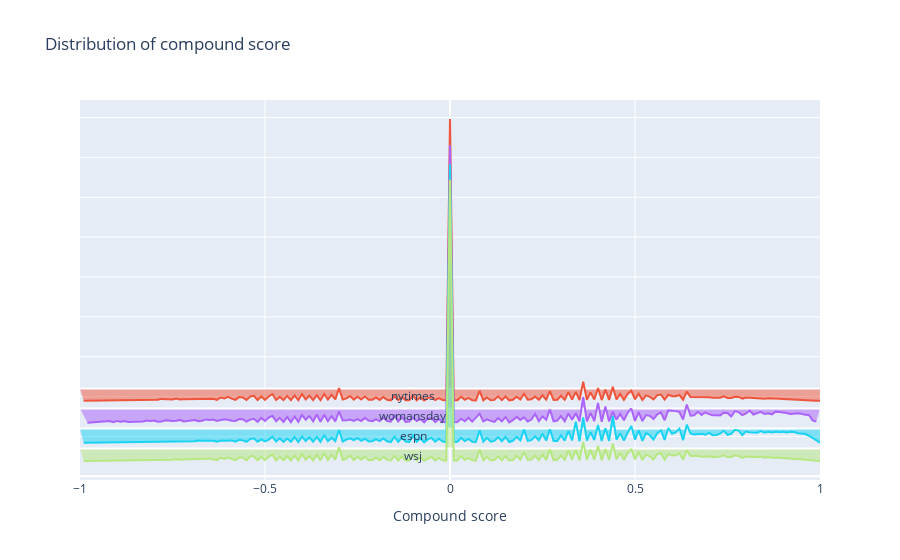

The code cell stored with this chart in its notebook:
### Code cell
media_list = ['nytimes', 'womansday', 'espn', 'wsj']

import plotly.graph_objects as go
fig = go.Figure()
for index, year in enumerate(media_list):
    fig.add_trace(go.Scatter(
                            x=[-1, 1], y=np.full(5, len(media_list)-index)+0.4,
                            mode='lines',
                            line_color='white'))
    
    fig.add_trace(go.Scatter(
                            x=array_dict[f'x_{year}'],
                            y=array_dict[f'y_{year}'] + (len(media_list)-index) ,
                            fill='tonexty',
                            name=f'{year}'))
    
    # plotly.graph_objects' way of adding text to a figure
    fig.add_annotation(
                        x=-0.1,
                        y=len(media_list)-index,
                        text=f'{year}',
                        showarrow=False,
                        yshift=1)

# here you can modify the figure and the legend titles
fig.update_layout(
                title='Distribution of compound score',
                showlegend=False,
                xaxis=dict(title='Compound score'),
                yaxis=dict(showticklabels=False) # that way you hide the y axis ticks labels
                )

fig.show()
fig.write_html("images/polarity_distribution.html")

### Figure 1 — Plotly figure (JSON) as saved in the notebook; plotly's stock layout.template omitted (floating-point values rounded to 4 significant figures; data arrays with more than 128 entries replaced by an {"elided": "..."} marker saying what was removed)
{"data": [{"line": {"color": "white"}, "mode": "lines", "type": "scatter", "x": [-1, 1], "y": [4.4, 4.4, 4.4, 4.4, 4.4]}, {"fill": "tonexty", "name": "nytimes", "type": "scatter", "x": {"elided": "200 float values"}, "y": {"elided": "200 float values"}}, {"line": {"color": "white"}, "mode": "lines", "type": "scatter", "x": [-1, 1], "y": [3.4, 3.4, 3.4, 3.4, 3.4]}, {"fill": "tonexty", "name": "womansday", "type": "scatter", "x": {"elided": "196 float values"}, "y": {"elided": "196 float values"}}, {"line": {"color": "white"}, "mode": "lines", "type": "scatter", "x": [-1, 1], "y": [2.4, 2.4, 2.4, 2.4, 2.4]}, {"fill": "tonexty", "name": "espn", "type": "scatter", "x": {"elided": "200 float values"}, "y": {"elided": "200 float values"}}, {"line": {"color": "white"}, "mode": "lines", "type": "scatter", "x": [-1, 1], "y": [1.4, 1.4, 1.4, 1.4, 1.4]}, {"fill": "tonexty", "name": "wsj", "type": "scatter", "x": {"elided": "200 float values"}, "y": {"elided": "200 float values"}}], "layout": {"annotations": [{"showarrow": false, "text": "nytimes", "x": -0.1, "y": 4, "yshift": 1}, {"showarrow": false, "text": "womansday", "x": -0.1, "y": 3, "yshift": 1}, {"showarrow": false, "text": "espn", "x": -0.1, "y": 2, "yshift": 1}, {"showarrow": false, "text": "wsj", "x": -0.1, "y": 1, "yshift": 1}], "showlegend": false, "title": {"text": "Distribution of compound score"}, "xaxis": {"title": {"text": "Compound score"}}, "yaxis": {"showticklabels": false}}}
